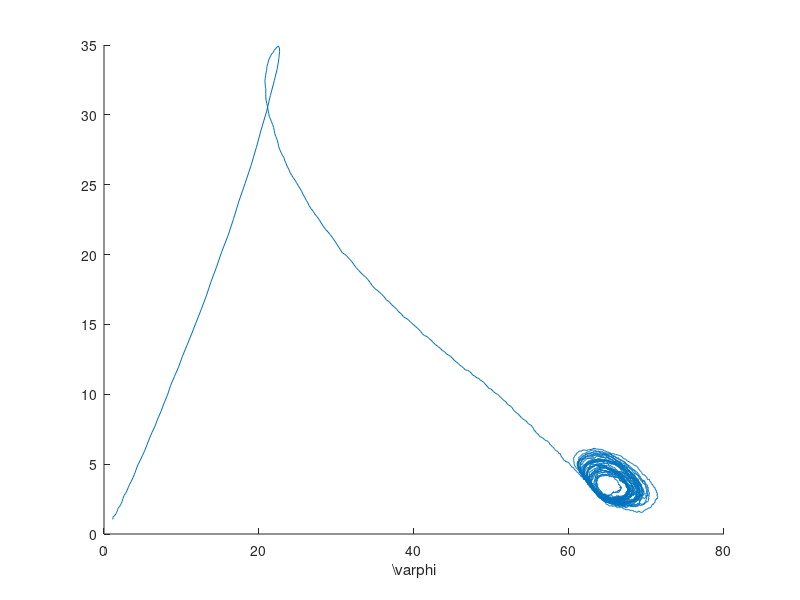

The MATLAB source for this figure:
clc
clear

% dir = 'G:\cell_cycle\2021nature--Spatiotemporal dissection of the cell cycle with single-cell proteogenomics\landscape\multi\0\';
% dir = 'D:\Users\USER\Desktop\Hussman模型\8Coherence\2相干性\备份\';

% dor = 'D=0';
% n_tra = '2';
% filename1= [dir, 'path_time', num2str(n_tra), '.txt'];
% path = importdata(filename1);
a=load("0.05750.txt");
 a(:, 2);
 a(:, 3);
hold on
plot( a(:, 2),  a(:, 3))
% title(dor);
% xlabel('UMAP1');
% ylabel('UMAP2');
% xlim([-5, 12]);
% ylim([0, 12]);
% box on
% set(gca, 'FontName', 'Arial')
% set(gca,'FontSize',20, 'LabelFontSizeMultiplier', 1, 'TitleFontSizeMultiplier', 1)
% set(gca,'TickDir', 'in', 'TickLength', [0.02 0])
% set(gca, 'LineWidth', 1.5, 'Color', [0 0 0])
% set(gca, 'XColor', [0.00 0.00 0.00])
% set(gca, 'YColor', [0.00 0.00 0.00])
% set(gca, 'ZColor', [0.00 0.00 0.00])
% pbaspect([1 1 1])
set(gca, 'color', 'white');
% set(gca, 'LineWidth', 1.5)
% legend(dor, 'FontSize', 20, 'TextColor', [0 0 0], 'EdgeColor', [0 0 0])
% set(gca, 'color', 'white')
% saveas(figure(1), [dir, 'phasetraj2_', num2str(n_tra),'.fig']); 
% print(figure(1), '-r600', '-dpdf', [dir, 'phasetraj2_', num2str(n_tra),'.pdf']);

n=9999;
x_center = mean(a(5000:n+1,2));
y_center = mean(a(5000:n+1,3));
c0 = x_center + y_center*1i; %center
r1 = a(1:n+1,2:3);

rr = r1(:,1)+r1(:,2)*1i-c0;

ang = angle(rr);
phi = diff(ang);

phi = phi - 2*pi*(phi>pi);
phi = phi + 2*pi*(phi<-pi);

B = sum(abs(phi));
phi0 = phi.*(phi>0);
A = sum(phi0);
coherence = 2*A/B - 1

xlabel('\varphi')